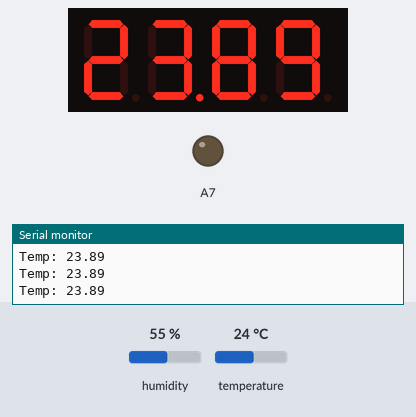
Bench run of a program on a simulated Arduino Nano 33 IoT. On the bench: 4-digit seven-segment display, output pins drawn as LEDs (lit = HIGH), the last lines printed to the serial monitor. Inputs (shaded band) come from the test bench; at power-on: humidity 55 %, temperature 24 °C. WiFi joins after 1.5 s; servers stay silent unless stated; not simulated (calls return 0 or success): secret.h.

Above: at 12.7 s.
12.8 s: humidity set to 22 %
At 14.1 s:
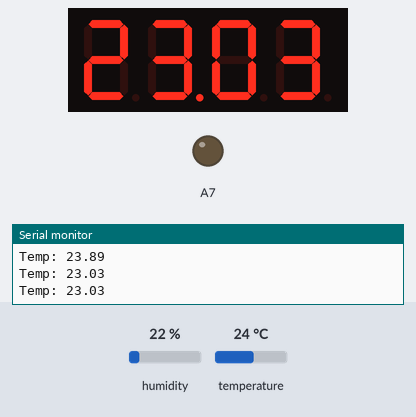
15.5 s: temperature set to 12 °C
At 16.5 s:
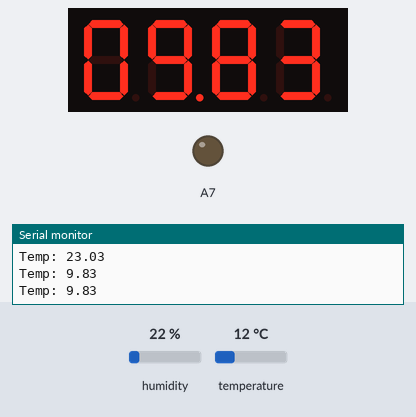
18.2 s: humidity set to 40 %
At 18.8 s:
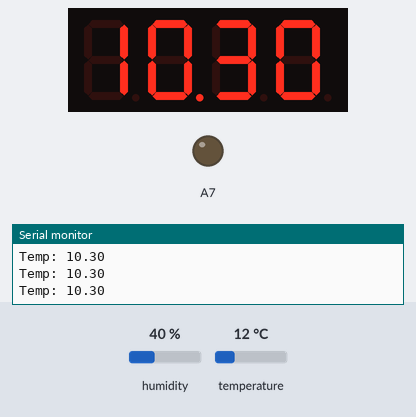
20.9 s: temperature set to 19 °C
At 23.5 s:
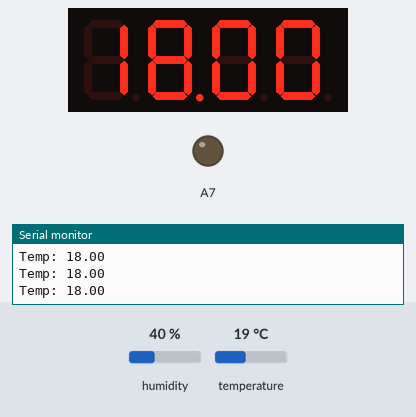
Timing chart, 0 to 25.0 s (numbered marks = the images above; inputs shaded):
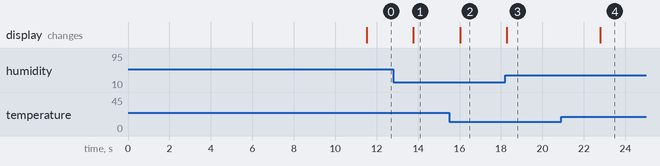

Measured:
- after the input at 12.8 s, the display: changes after 0.98 s (image 1)
- after the input at 15.5 s, the display: changes after 0.53 s (image 2)
- after the input at 18.2 s, the display: changes after 0.08 s (image 3)
- after the input at 20.9 s, the display: changes after 1.9 s (image 4)

The program:

main.cpp
```cpp
/*******************************************************
TermIO - Indoor temperature and humidity monitor
Source Code for Arduino Nano 33 IoT

Written by Juan Esteban Camacho
Made with love in Colombia 🇨🇴
*******************************************************/

// Libraries
#include <SevSeg.h>
#include <DHT.h>
#include <WiFiNINA.h>

// Headers
#include "secret.h"

// Pin definitions
#define SENSOR_PIN 17

// Temp Sensor & 4 digit seven segment display instances
DHT dht(SENSOR_PIN, DHT11);
SevSeg sevseg; //Instantiate a seven segment object

// Variable definition
long sensor_timer = 250;
long prev_time = 0;
float prev_reading = 0;
float feels_like = 0;
char res[] = {};

// WiFi Setup
int status = WL_IDLE_STATUS;             // the Wi-Fi radio's status
int ledState = LOW;                       //ledState used to set the LED
unsigned long previousMillisInfo = 0;     //will store last time Wi-Fi information was updated
unsigned long previousMillisLED = 0;      // will store the last time LED was updated
const int intervalInfo = 5000;            // interval at which to update the board information

void setup() {
  // Serial port
  Serial.begin(9600);

  // WiFi LED initialization
  pinMode(21, OUTPUT);

  // attempt to connect to Wi-Fi network:
  while (status != WL_CONNECTED) {
    Serial.print("Attempting to connect to network: ");
    Serial.println(ssid);
    // Connect to WPA/WPA2 network:
    status = WiFi.begin(ssid, pass);

    // wait 10 seconds for connection:
    delay(10000);
  }
  Serial.print("Connected to network ");
  Serial.println(ssid);

  // Display
  byte numDigits = 4;
  byte digitPins[] = {2, 3, 4, 5};
  byte segmentPins[] = {6, 7, 8, 9, 10, 11, 12, 14};
  bool resistorsOnSegments = false; // 'false' means resistors are on digit pins
  byte hardwareConfig = COMMON_CATHODE; // See README.md for options
  bool updateWithDelays = false; // Default 'false' is Recommended
  bool leadingZeros = true; // Use 'true' if you'd like to keep the leading zeros
  bool disableDecPoint = false; // Use 'true' if your decimal point doesn't exist or isn't connected. Then, you only need to specify 7 segmentPins[]
  sevseg.begin(hardwareConfig, numDigits, digitPins, segmentPins, resistorsOnSegments,
  updateWithDelays, leadingZeros, disableDecPoint);

  // Set display brightness
  sevseg.setBrightness(10);

  // Start sensor
  dht.begin();
}


void loop() {
  // When timer finish
  long current_time = millis();
  if (current_time - prev_time >= sensor_timer){

    sevseg.refreshDisplay();
    // Reset timer
    prev_time = current_time;

    // Read Sensor
    feels_like = dht.computeHeatIndex(dht.readTemperature(), dht.readHumidity(), false);
    Serial.print("Temp: ");
    Serial.println(feels_like);
    // Check if any read fail
    if (isnan(feels_like)) {
      feels_like = prev_reading;
    }
    else {
      prev_reading = feels_like;
    }
  }
  sevseg.setNumberF(feels_like, 2);
  sevseg.refreshDisplay();
}
```
